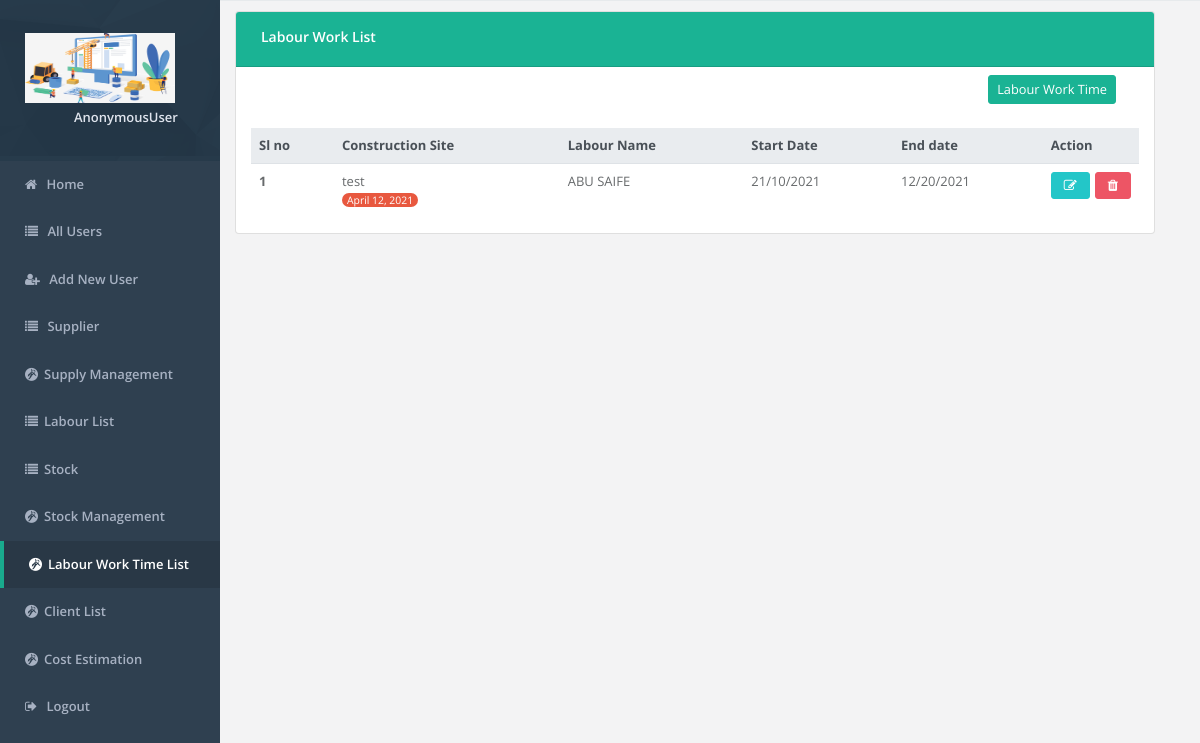
/supply/work-time-list/, run on the app's committed database.
### supply_management/models.py (models this page shows, shortened)
class LabourWorkTime(models.Model):
    consturction_site = models.ForeignKey(ConstructionSite, on_delete=models.CASCADE)
    labour = models.ForeignKey(Labour, on_delete=models.CASCADE)
    date = models.DateField(auto_now_add=True)
    start_date = models.CharField(max_length=200)
    end_date = models.CharField(max_length=200)

class ConstructionSite(models.Model):
    client = models.ForeignKey(Client, on_delete=models.CASCADE)
    location = models.CharField(max_length=200)
    landarea = models.CharField(max_length=200)
    rajuk_no = models.CharField(max_length=200)
    architect_name = models.CharField(max_length=200)
    architect_reg_no = models.CharField(max_length=200)
    starting_date = models.CharField(max_length=200)
    end_date = models.CharField(max_length=200)
    def __str__(self):
        return self.location

class Labour(models.Model):
    name = models.CharField(max_length=200)
    phone = models.CharField(max_length=200)
    address = models.CharField(max_length=200)
    labour_type = models.ForeignKey(LabourTypes, on_delete=models.CASCADE)
    qualification = models.CharField(max_length=200)
    nid_number = models.CharField(max_length=200)
    photo = models.ImageField()
    created_date = models.DateField(auto_now_add=True)
    def __str__(self):
        return self.name

### supply_management/views.py (the view)
# urls.py: path('work-time-list/', views.work_time_list, name="work_time_list"),
def work_time_list(request):
    obj = LabourWorkTime.objects.all()
    context={
        "obj":obj,
        'isact_labourworktime': 'active'
    }
    return render(request, "labour/work_time_list.html", context)

### templates/labour/work_time_list.html (shortened to what this page needs)
{% include 'header.html' %}
{% load static %}
<div class="main-content" id="panel" style="margin-top:10px;">
    <div class="row">
        <div class="row container-fluid">
            <div class="col-md-12">
                <div class="card">
                    <div class="card-header bg-primary">
                        <div class="row align-items-center">
                            <h4 class="text-blod" style="padding-left:20px;">Labour Work List</h4>
                        </div>
                    </div>
                    <div class="container-fluid">
                        <div class="col-md-12 mt-2 mb-4">
                            <div class="row align-items-center">
                                <div class="col-12">
                                    <div class="col-lg-offset-6">
                                        <a class="mr-2 btn btn-primary btn-sm float-right"
                                           href="{% url 'add_labour_work_time' %}">
                                            Labour Work Time
                                        </a>
                                    </div>
                                </div>
                            </div>
                        </div>
                        <div class="table-responsive">
                            <table class="table align-items-center table-flush" id="surveyorList">
                                <thead class="thead-light">
                                <tr>
                                    <th data-sort="name">Sl no</th>
                                    <th data-sort="name">Construction Site</th>
                                    <th data-sort="name">Labour Name</th>
                                    <th data-sort="name">Start Date </th>
                                    <th data-sort="name">End date</th>
                                    <th>Action</th>
                                </tr>
                                </thead>
                                <tbody class="list">
                                {% for obj in obj %}
                                    <tr>
                                        <th scope="row"><span class="name mb-0 text-sm">{{ forloop.counter }}</span>
                                        </th>
                                        <td>
                                            <span class="status">{{ obj.consturction_site }}</span><br>
                                            <small style="color:#fff;background-color:#e8583f;border-radius: 10px;padding-left:5px;padding-right:5px;">{{ obj.date }}</small>
                                        </td>
                                        <td>
                                            <span class="status">{{ obj.labour }}</span><br>
                                        </td>
                                        <td>
                                            <span class="status">{{ obj.start_date }}</span>
                                        </td>
                                        <td>
                                            <span class="status">{{ obj.end_date }}</span>
                                        </td>
                                        <td style="width: 10%">
                                            <div class="btn-group">
                                                    <a href="{% url 'update_labour_work_time' id=obj.id %}" style="margin-right: 5px;"><button class="btn btn-info fa fa-edit"></button></a>
                                                    <a href="" data-toggle="modal" id="{{ obj.id }}" data-target="#surve_delete{{ obj.id }}">
                                                        <button class="btn btn-danger fa fa-trash"></button>
                                                    </a>
                                            </div>
                                        </td>
                                    </tr>
                                {% endfor %}
                                </tbody>
                            </table>
                        </div>
                    </div>
                </div>
            </div>
        </div>
    </div>
</div>
{% include 'footer.html' %}

### data on the page
LabourWorkTime: consturction_site "test", date "April 12, 2021", labour "ABU SAIFE", start_date "21/10/2021", end_date "12/20/2021"

### other printed values
{{ request.user }} "AnonymousUser"
